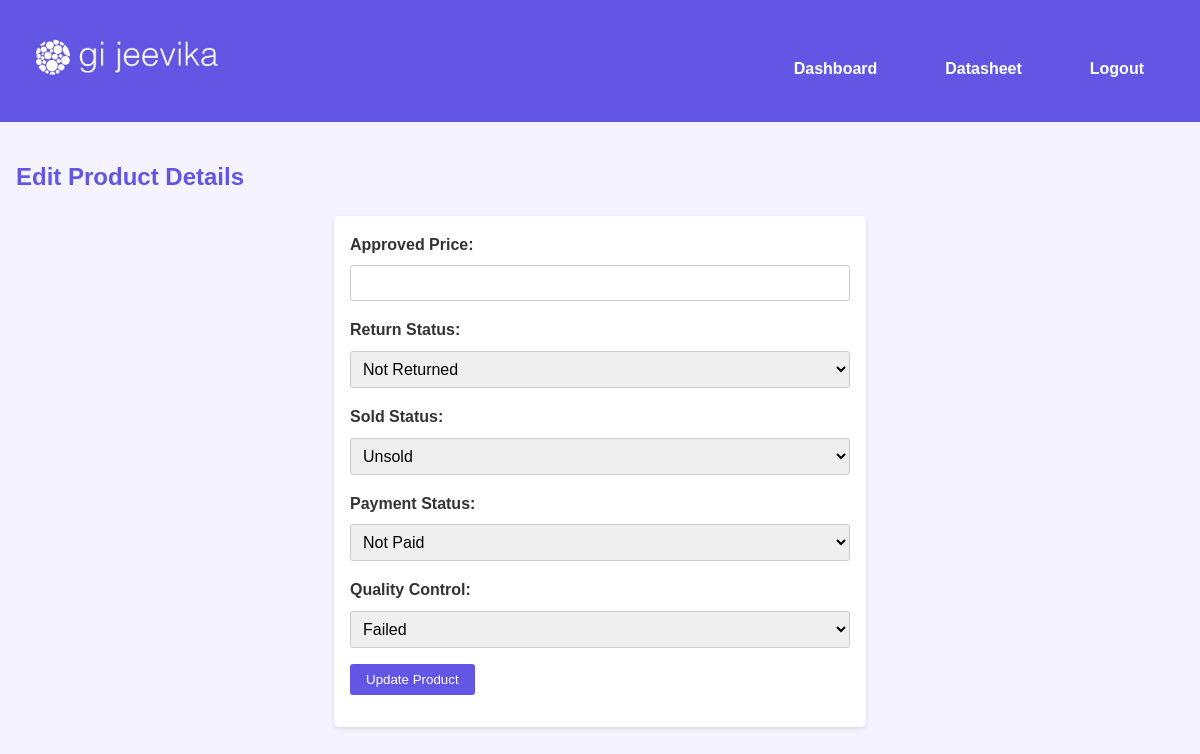
The app's page /product/edit/2 (signed in) with its own data.
### tables this page shows
CREATE TABLE products (
    id INTEGER PRIMARY KEY AUTOINCREMENT,
    product_category TEXT NOT NULL,
    product_quality TEXT CHECK (product_quality IN ('q1', 'q2')) NOT NULL,
    username TEXT NOT NULL,
    approved_price REAL /*CHECK (approved_price >= 0),*/,
    return_status TEXT CHECK (return_status IN ('returned', 'not returned')) DEFAULT 'not returned',
    sold_status TEXT CHECK (sold_status IN ('sold', 'unsold')) DEFAULT 'unsold',
    payment_status TEXT CHECK (payment_status IN ('paid', 'unpaid')) DEFAULT 'unpaid',
    quality_control TEXT CHECK (quality_control IN ('passed', 'failed')) DEFAULT 'failed',
    trackability_key TEXT UNIQUE NOT NULL,
    date TEXT DEFAULT (date('now', 'localtime')), -- Automatically set current date
    approve_status TEXT CHECK (approve_status IN ('approved', 'pending')) DEFAULT 'pending',
    user_id INTEGER NOT NULL,
    FOREIGN KEY (user_id) REFERENCES users (id)
);

### app.py (the view, shortened to what this page needs)
@app.route('/product/edit/<int:id>', methods=['GET', 'POST'])
def edit_product(id):
    if 'user_id' not in session:
        return redirect(url_for('login'))
    db = get_db()
    product = db.execute('SELECT * FROM products WHERE id = ?',
                         (id, )).fetchone()
    if not product:
        flash('Product not found', 'error')
        return redirect(url_for('datasheet'))
    if session['is_admin'] or product['user_id'] == session['user_id']:
        if session['is_admin']:
            return render_template('admin_product_form.html', product=product)
        else:
            return render_template('product_form.html', product=product)
    else:
        flash('You do not have permission to edit this product.', 'error')
        return redirect(url_for('datasheet'))

### app.py (called while the page is built)
def get_db():
    db = sqlite3.connect('products.db')
    db.row_factory = sqlite3.Row
    return db

### templates/admin_product_form.html (shortened to what this page needs)
{% extends "layout.html" %}
{% block content %}
<h2>Edit Product Details</h2>
<form method="POST">
    <label for="approved_price">Approved Price:</label>
    <input type="number" id="approved_price" name="approved_price" step="0.01" value="{{ product.approved_price if product else '' }}" min=0 required>
    <label for="return_status">Return Status:</label>
    <select id="return_status" name="return_status" required>
        <option value="not returned" {% if product and product.return_status == 'not returned' %}selected{% endif %}>Not Returned</option>
    </select>
    <label for="sold_status">Sold Status:</label>
    <select id="sold_status" name="sold_status" required>
        <option value="unsold" {% if product and product.sold_status == 'unsold' %}selected{% endif %}>Unsold</option>
    </select>
    <label for="payment_status">Payment Status:</label>
    <select id="payment_status" name="payment_status" required>
        <option value="unpaid" {% if product and product.payment_status == 'unpaid' %}selected{% endif %}>Not Paid</option>
    </select>
    <label for="quality_control">Quality Control:</label>
    <select id="quality_control" name="quality_control" required>
        <option value="failed" {% if product and product.quality_control == 'failed' %}selected{% endif %}>Failed</option>
    </select>
    <button type="submit">Update Product</button>
</form>
{% endblock %}

### static/style.css (style rules this page uses)
body { font-family: Arial, sans-serif; line-height: 1.6; margin: 0; padding: 0; background-color: #F5F3FF; color: #333; }
h1, h2 { color: #6356e5; }
form { background-color: #FFFFFF; padding: 1rem; border-radius: 5px; box-shadow: 0 2px 5px rgba(0, 0, 0, 0.1); max-width: 500px; margin: 0 auto; }
label { display: block; margin-bottom: 0.5rem; font-weight: bold; color: #333; }
input, select { width: 100%; padding: 0.5rem; margin-bottom: 1rem; border: 1px solid #ccc; border-radius: 3px; box-sizing: border-box; font-size: 16px; }
button, .button { background-color: #6356e5; color: #FFFFFF; padding: 0.5rem 1rem; border: none; border-radius: 3px; cursor: pointer; text-decoration: none; display: inline-block; margin-bottom: 1rem; }

### records on screen
products: return_status "Not Returned", sold_status "Unsold", payment_status "Not Paid", quality_control "Failed"
